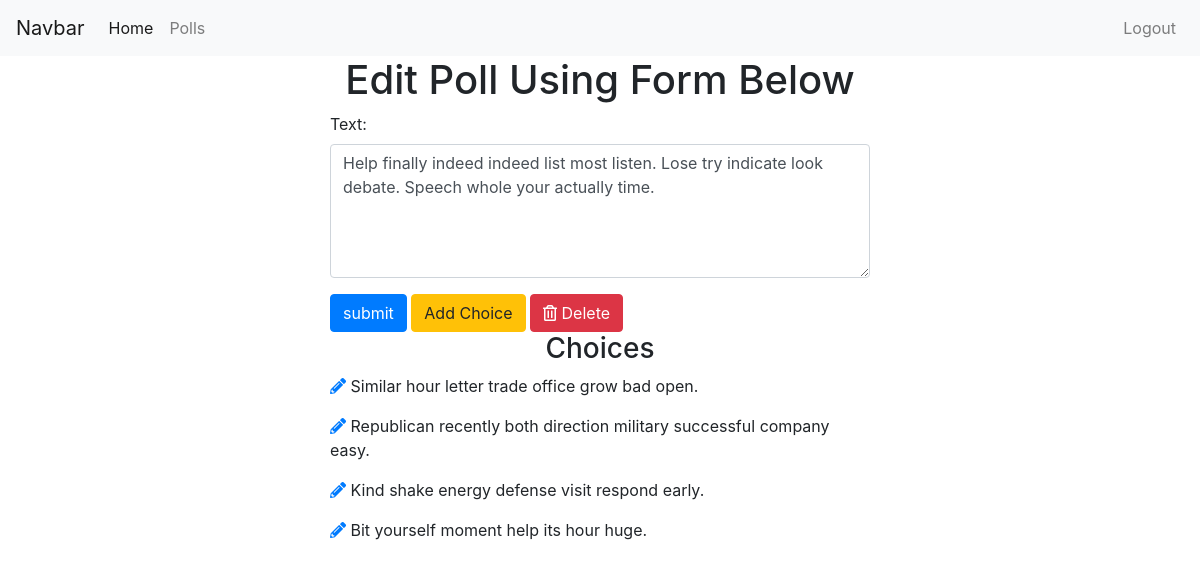
/polls/edit/16 (signed in), run on the app's committed database.
### polls/models.py (models this page shows, shortened)
class Poll(models.Model):
    owner = models.ForeignKey(User, on_delete=models.CASCADE, default=1)
    text = models.CharField(max_length=255)
    pub_date = models.DateField()

class Choice(models.Model):
    poll = models.ForeignKey(Poll, on_delete=models.CASCADE)
    choice_text = models.CharField(max_length=255)

### polls/views.py (the view)
# urls.py: path('edit/<int:poll_id>', views.edit_poll, name='edit_poll'),
@login_required
def edit_poll(request, poll_id):
    poll = get_object_or_404(Poll, id=poll_id)
    if request.user != poll.owner:
        return redirect('/')
    if request.method == "POST":
        form = EditPollForm(request.POST, instance=poll)
        if form.is_valid():
            form.save()
            messages.success(
                            request,
                            'Poll Edit Successfuly!',
                            extra_tags='alert alert-success alert-dismissible fade show'
                            )
            return redirect('polls:list')
    else:
        form = EditPollForm(instance=poll)
    return render(request, 'polls/edit_poll.html', {'form': form, 'poll': poll})

### polls/forms.py
class EditPollForm(forms.ModelForm):
    class Meta:
        model = Poll
        fields = ['text']
        widgets = {
            'text': forms.Textarea(attrs={"class": "form-control", "rows": 5, "cols": 20})
        }

### polls/templates/polls/edit_poll.html (shortened to what this page needs)
{% extends 'base.html' %}
{% block content %}
<div class="container">
        <h1 class="text-center">Edit Poll Using Form Below</h1>
        <div class="row">
            <div class="col-sm-6 offset-sm-3">
                <form action="" method="post">
                    {% for field in form %}
                    <div class="form-group">
                        {{ field.label_tag }}
                        {{ field }}
                    </div>
                    {% endfor %}
                    <input type="submit" value="submit" class="btn btn-primary">
                    <a href="{% url 'polls:add_choice' poll.id %}"
                        class="btn btn-warning">Add Choice</a>
                    <a href="{% url 'polls:poll_confirm_delete' poll.id %}"
                        class='btn btn-danger'>
                        <i class="far fa-trash-alt"></i> Delete
                    </a>
                </form>
                <h3 class="text-center">Choices</h3>
                {% for choice in poll.choice_set.all %}
                    <p>
                        <a href="{% url 'polls:edit_choice' choice.id %}"><i class="fas fa-pencil-alt"></i></a>
                        {{choice.choice_text}}
                    </p>
                {% endfor %}
            </div>
        </div>
    </div>
{% endblock %}

### data on the page
Poll: form "Help finally indeed indeed list most listen. Lose try indicate look debate. Speech whole your actually time."
Choice: choice_text "Similar hour letter trade office grow bad open."
Choice: choice_text "Republican recently both direction military successful company easy."
Choice: choice_text "Kind shake energy defense visit respond early."
Choice: choice_text "Bit yourself moment help its hour huge."

### other printed values
{{ field.label_tag }} "Text:"
